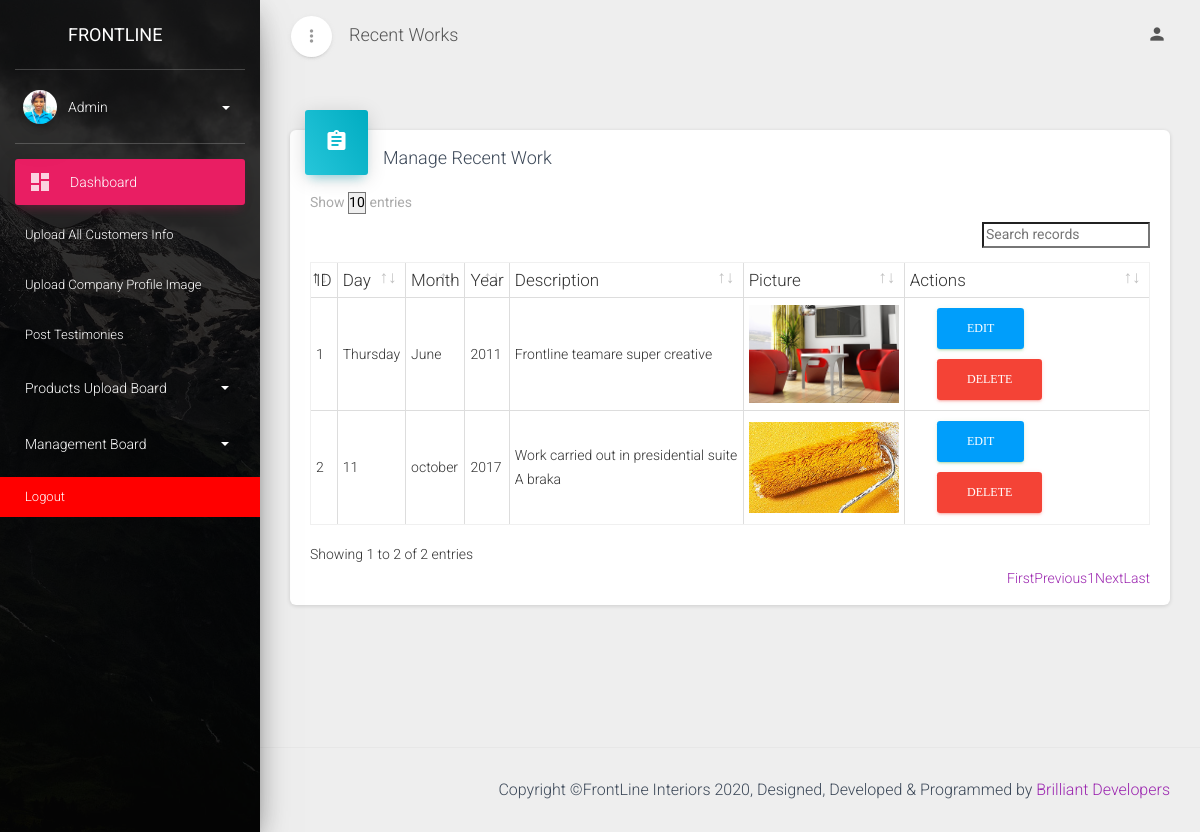
Page /admin/manageRecent.php (signed in) on the committed database.
### tables this page shows
CREATE TABLE `recentwork` (
  `id` int(11) NOT NULL,
  `day` text NOT NULL,
  `month` text NOT NULL,
  `year` text NOT NULL,
  `description` text NOT NULL,
  `file` text NOT NULL
);

### admin/manageRecent.php (the view, shortened to what this page needs)
<?php include("include/header.php");?>
   <div class="main-panel">
     <nav class="navbar navbar-expand-lg navbar-transparent navbar-absolute fixed-top ">
       <div class="container-fluid">
         <div class="navbar-wrapper">
           <div class="navbar-minimize">
             <button id="minimizeSidebar" class="btn btn-just-icon btn-white btn-fab btn-round">
               <i class="material-icons text_align-center visible-on-sidebar-regular">more_vert</i>
             </button>
           </div>
           <a class="navbar-brand" href="#pablo">Recent Works</a>
         </div>
         <div class="collapse navbar-collapse justify-content-end">
           <ul class="navbar-nav">
             <li class="nav-item dropdown">
               <a class="nav-link" href="#pablo" id="navbarDropdownProfile" data-toggle="dropdown" aria-haspopup="true" aria-expanded="false">
                 <i class="material-icons">person</i>
               </a>
             </li>
           </ul>
         </div>
       </div>
     </nav>
     <div class="content">
       <div class="container-fluid">
         <div class="row">
           <div class="col-md-12">
             <div class="card">
               <div class="card-header card-header-info card-header-icon">
                 <div class="card-icon">
                   <i class="material-icons">assignment</i>
                 </div>
                 <h4 class="card-title">Manage Recent Work</h4>
               </div>
               <div class="card-body">
                 <div class="material-datatables">
                   <table id="datatables" class="table table-bordered table-no-bordered table-hover" cellspacing="0" width="100%" style="width:100%">
                     <thead>
                       <tr>
                         <th>ID</th>
                         <th>Day</th>
                         <th>Month</th>
                         <th>Year</th>
                         <th>Description</th>
                         <th>Picture</th>
                         <th class="">Actions</th>
                     </tr>
                     </thead>
                     <tbody>
                       <?php $sql = "SELECT * FROM recentwork ORDER BY id DESC";
                            $x = 1;
                            if ($query_run = mysqli_query($connection,$sql)) {
                            while($query_row = mysqli_fetch_assoc($query_run)){
                             $day = $query_row['day'];
                             $desc = $query_row['description'];
                             $year = $query_row['year'];
                             $pic = $query_row['file'];
                             $month = $query_row['month'];
                       ?>
                        <tr>
                         <td><?php echo $x++;?></td>
                         <td><?php echo $day;?></td>
                         <td><?php echo $month;?></td>
                         <td><?php echo $year;?></td>
                         <td><?php echo $desc;?></td>
                         <td><img src='<?php echo "recentFiles/" .$pic;?>' alt="" width="150px" hieght="150px" /></td>
                          <td class="text-right">
                            <ul class="nav nav-pills">
                             <li role="presentation">
                              <a href="editRecentWork.php?id=<?php echo $query_row['id']; ?>">
                               <span class="fa fa-pencil" style="color:#009efb;"><button class="btn btn-success btn-xs" style="background-color:#009efb;">Edit</button></span>
                              </a>
                           </li>&nbsp;&nbsp;&nbsp;&nbsp;&nbsp;&nbsp;
                             <li role="presentation">
                               <a  href='deleteRecentWork.php?id=<?php echo $query_row['id']; ?>'onclick='return confirm("Are you really sure?")'>
                                <span class="fa fa-trash" ><button class="btn btn-danger btn-xs">Delete</button></span>
                               </a>
                             </li>
                           </ul>
                         </td>
                       </tr>
                          <?php
                         }
                       }
                     ?>
                     </tbody>
                   </table>
                 </div>
               </div>
             </div>
           </div>
         </div>
       </div>
     </div>
   <?php include("include/footer.php");?>

### rows in the picture
recentwork: day "Thursday", month "June", year "2011", description "Frontline teamare super creative", file (picture)
recentwork: day "11", month "october", year "2017", description "Work carried out in presidential suite A braka", file (picture)
